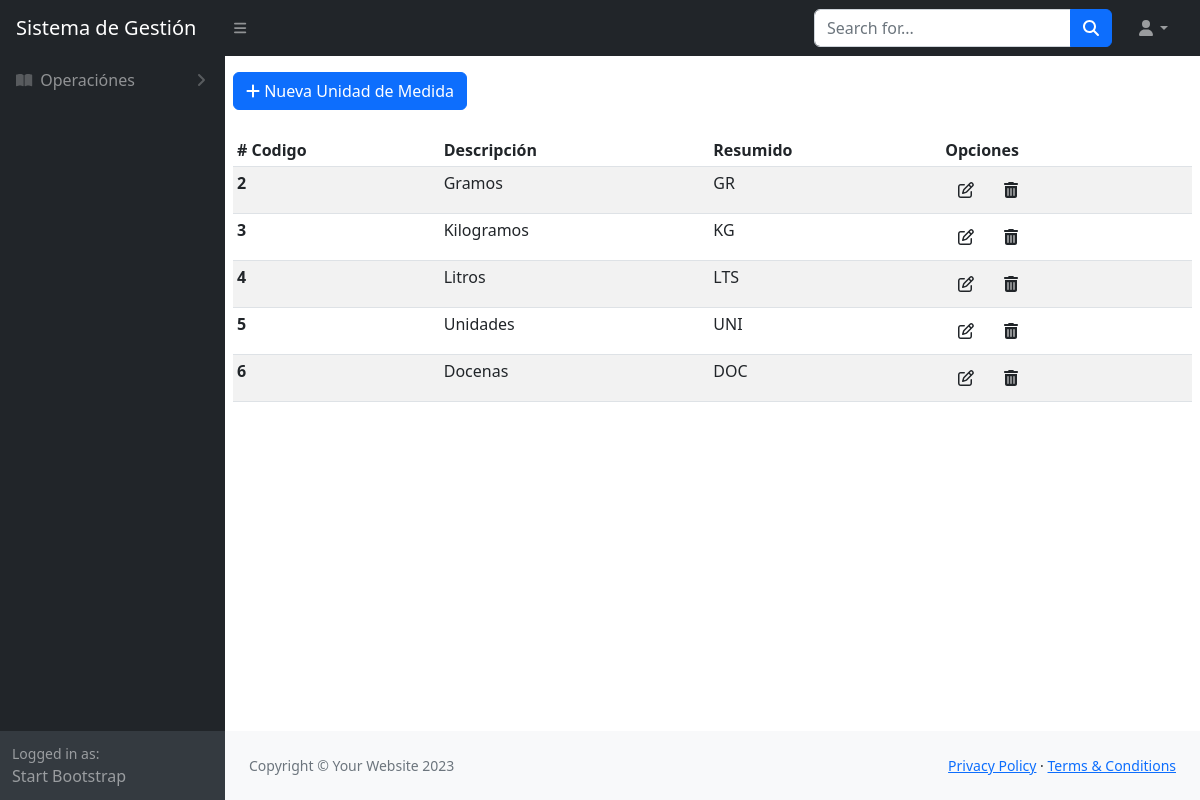
/unidad_medida/, run on an earlier commit of the app's database.
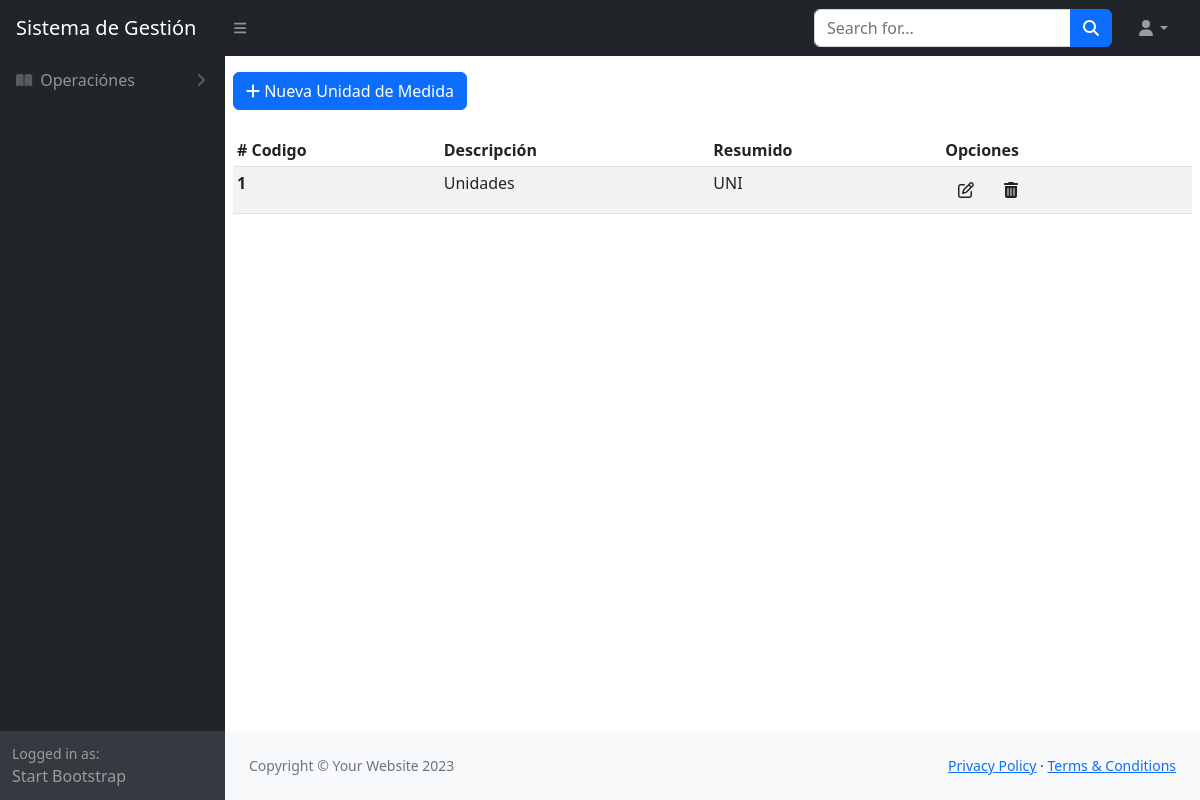
And on a later commit of the database.
### unidad_medida/models.py (models this page shows)
class UnidadMedida(models.Model):
    descripcion = models.CharField(max_length=250)
    resumido = models.CharField(max_length=10)
    estado = models.BooleanField(default=True, blank=True, null=True)

### unidad_medida/views.py (the view)
# urls.py: path("", lista_unidad, name="lista_unidad"),
def lista_unidad(request):
    if request.method == "GET":
        unidades = UnidadMedida.objects.all()
        template_ = "unidad_medida.html"
        context = {"titulo": "Lista de Unidades de Medida", "unidades": unidades}
    return render(request, template_name=template_, context=context)

### unidad_medida/templates/unidad_medida.html (shortened to what this page needs)
{% extends 'index.html' %}
{% load static %}
{% block content %}
<div class="my-2 p-2">
  <a href="nueva_uniad_medida" class="btn btn-primary "><i class="fa-solid fa-plus"></i> Nueva Unidad de Medida</a>
</div>
<div class="p-2">
  <table class="table table-sm table-striped table-hover " id="datatablesSimple">
    <thead>
      <tr>
        <th scope="col"># Codigo</th>
        <th scope="col">Descripci&oacute;n</th>
        <th scope="col">Resumido</th>
        <th>Opciones</th>
      </tr>
    </thead>
    <tbody>
      {% for uni in unidades %}
      <tr>
        <th scope="row"> {{uni.id}} </th>
        <td> {{uni.descripcion}}</td>
        <td> {{uni.resumido}}</td>
        <td> <a href="{% url 'modificar_uniadad' uni.id %}" class="btn btn-ligth"> <i class="fa-regular fa-pen-to-square"></i> </a>
          <a href="#" class="btn btn-ligth" onclick="confirmarEliminacion('{{ uni.id }}')"><i class="fa-solid fa-trash-can"></i></a>
        </td>
      </tr>
      {% endfor %}
    </tbody>
  </table>
</div>
{% endblock %}

### home/templates/index.html (shortened to what this page needs)
{% load static %}
<!DOCTYPE html>
<html lang="en">
<head>
    <link href="https://cdn.jsdelivr.net/npm/simple-datatables@7.1.2/dist/style.min.css" rel="stylesheet" />
    <link href="{% static 'css/styles.css' %}" rel="stylesheet" />
</head>
<body class="sb-nav-fixed">
    {% include 'nav.html' %}
    {% block content %}
    {% endblock %}
    </main>
    <footer class="py-4 bg-light mt-auto">
        <div class="container-fluid px-4">
            <div class="d-flex align-items-center justify-content-between small">
                <div class="text-muted">Copyright &copy; Your Website 2023</div>
                <div>
                    <a href="#">Privacy Policy</a>
                    &middot;
                    <a href="#">Terms &amp; Conditions</a>
                </div>
            </div>
        </div>
    </footer>
    </div>
    </div>
</body>
</html>
</body>
</html>

### home/templates/nav.html (shortened to what this page needs)
<nav class="sb-topnav navbar navbar-expand navbar-dark bg-dark">
    <a class="navbar-brand ps-3" href="{% url 'home' %}">Sistema de Gesti&oacute;n</a>
    <button class="btn btn-link btn-sm order-1 order-lg-0 me-4 me-lg-0" id="sidebarToggle" href="#!"><i
            class="fas fa-bars"></i></button>
    <form class="d-none d-md-inline-block form-inline ms-auto me-0 me-md-3 my-2 my-md-0">
        <div class="input-group">
            <input class="form-control" type="text" placeholder="Search for..." aria-label="Search for..."
                aria-describedby="btnNavbarSearch" />
            <button class="btn btn-primary" id="btnNavbarSearch" type="button"><i
                    class="fas fa-search"></i></button>
        </div>
    </form>
    <ul class="navbar-nav ms-auto ms-md-0 me-3 me-lg-4">
        <li class="nav-item dropdown">
            <a class="nav-link dropdown-toggle" id="navbarDropdown" href="#" role="button" data-bs-toggle="dropdown"
                aria-expanded="false"><i class="fas fa-user fa-fw"></i></a>
        </li>
    </ul>
</nav>
<div id="layoutSidenav">
    <div id="layoutSidenav_nav">
        <nav class="sb-sidenav accordion sb-sidenav-dark" id="sidenavAccordion">
            <div class="sb-sidenav-menu">
                <div class="nav">
                    <a class="nav-link collapsed" href="#" data-bs-toggle="collapse" data-bs-target="#collapsePages"
                        aria-expanded="false" aria-controls="collapsePages">
                        <div class="sb-nav-link-icon"><i class="fas fa-book-open"></i></div>
                        Operaci&oacute;nes
                        <div class="sb-sidenav-collapse-arrow"><i class="fas fa-angle-down"></i></div>
                    </a>
                </div>
            </div>
            <div class="sb-sidenav-footer">
                <div class="small">Logged in as:</div>
                Start Bootstrap
            </div>
        </nav>
    </div>
    <div id="layoutSidenav_content">
        <main>

What changed in the data, as far as the page shows it:
removed UnidadMedida: id "2", descripcion "Gramos", resumido "GR"
removed UnidadMedida: id "3", descripcion "Kilogramos", resumido "KG"
removed UnidadMedida: id "4", descripcion "Litros", resumido "LTS"
removed UnidadMedida: id "5", descripcion "Unidades", resumido "UNI"
removed UnidadMedida: id "6", descripcion "Docenas", resumido "DOC"
added UnidadMedida: id "1", descripcion "Unidades", resumido "UNI"
